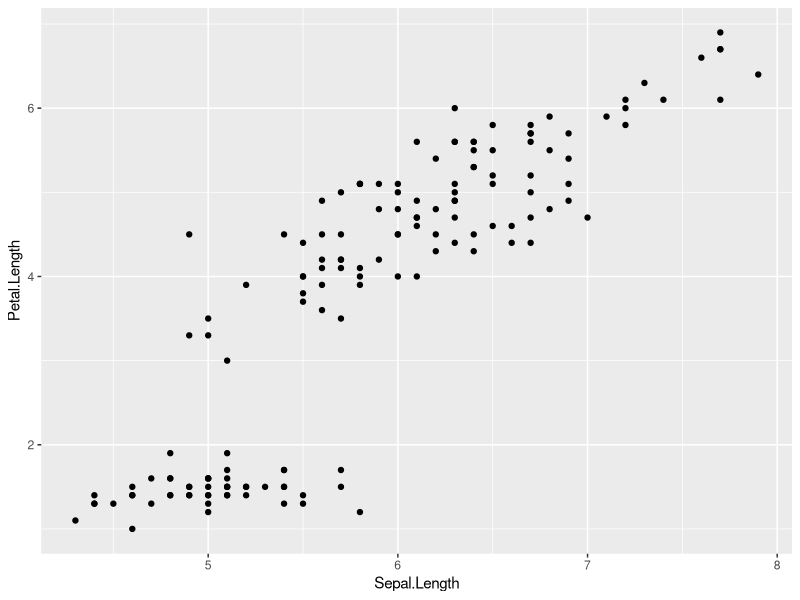
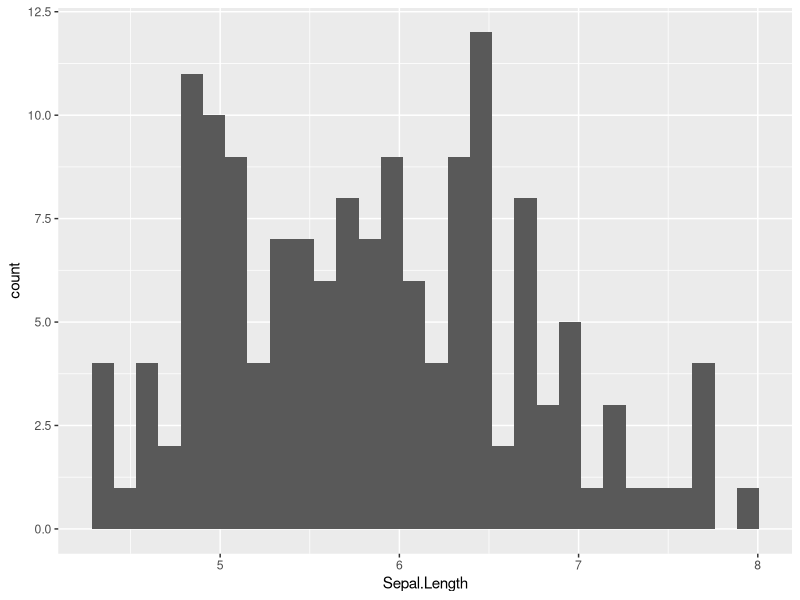
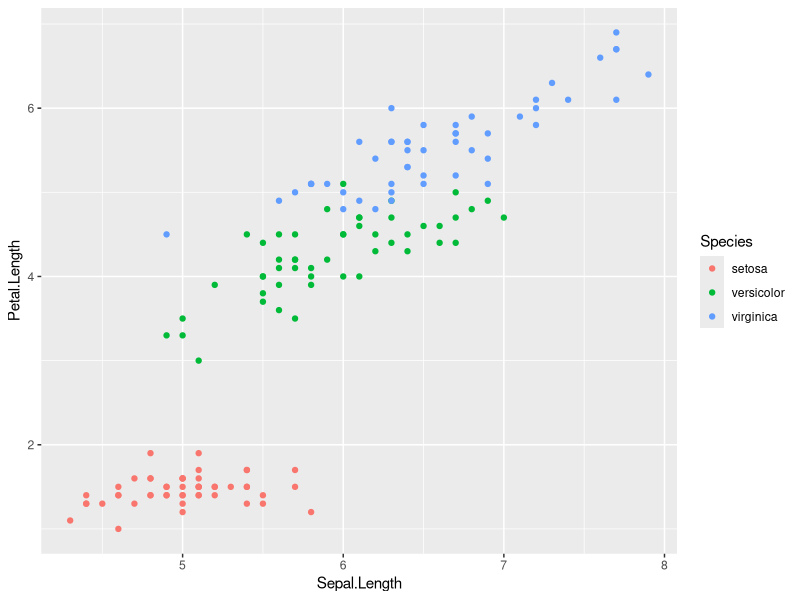
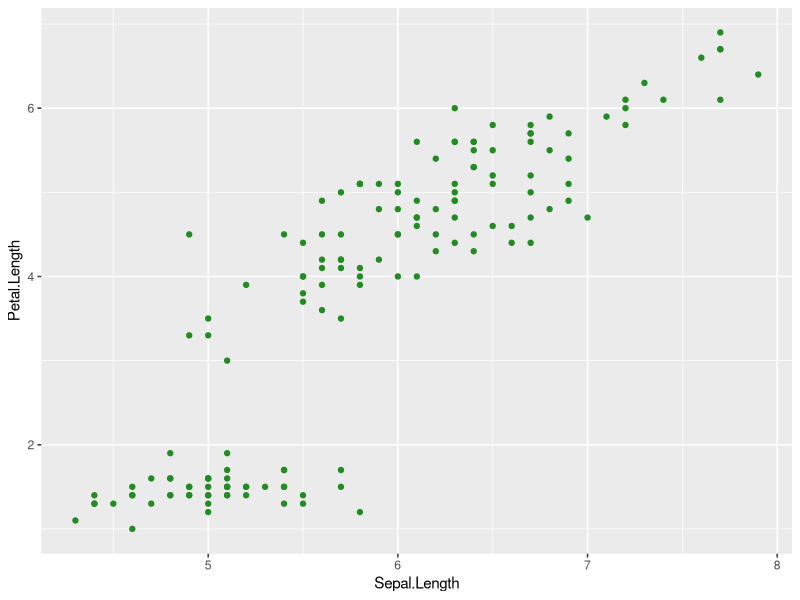
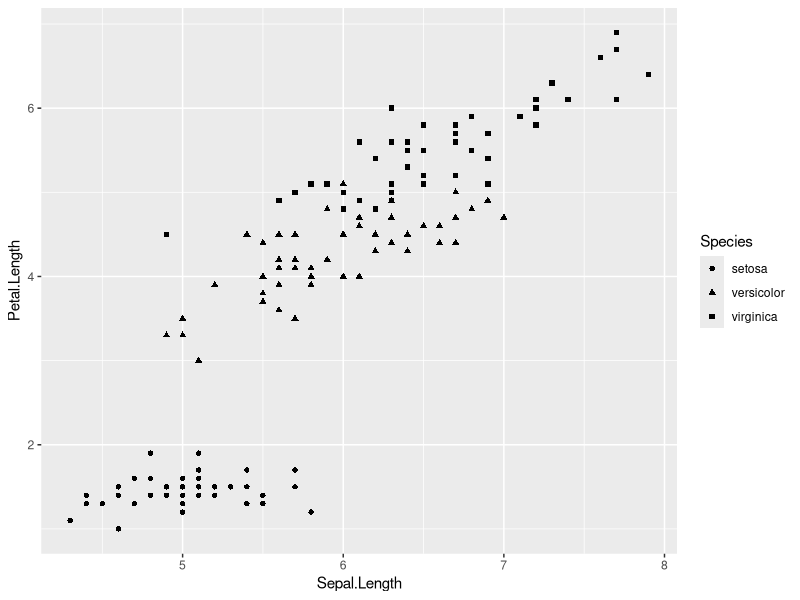
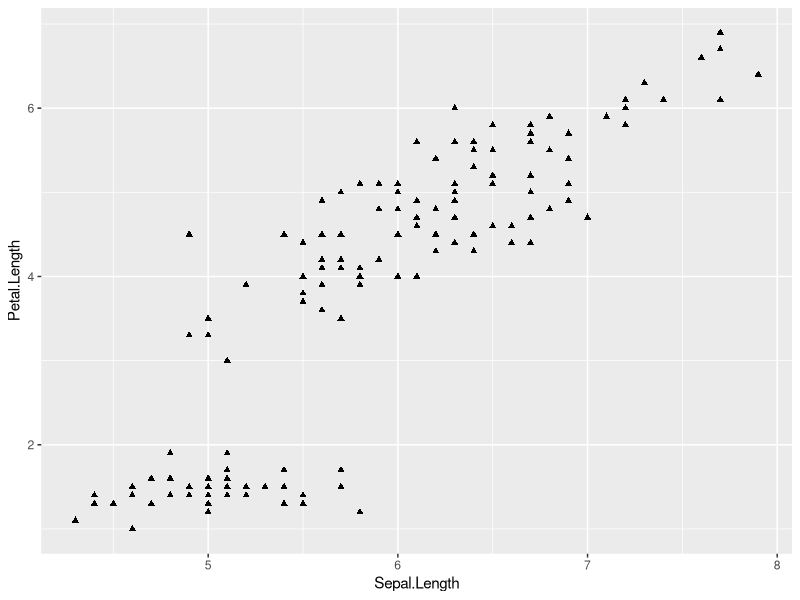
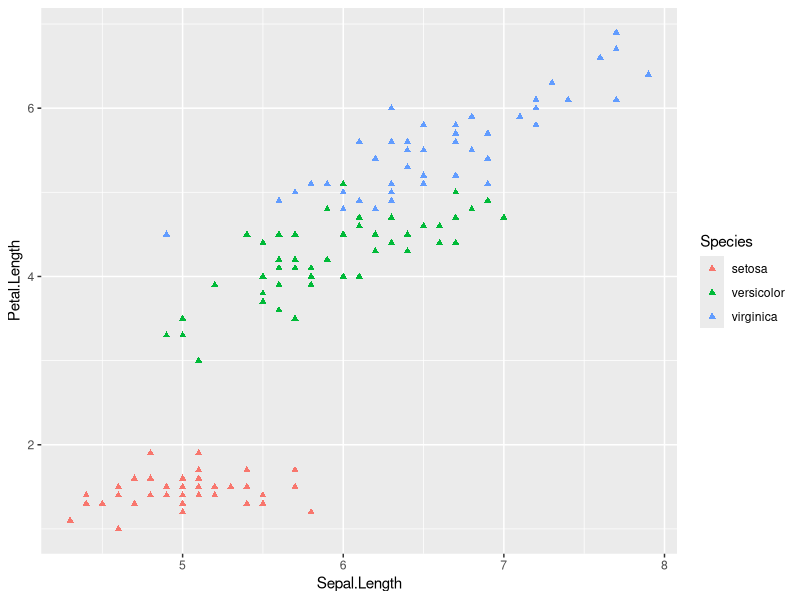
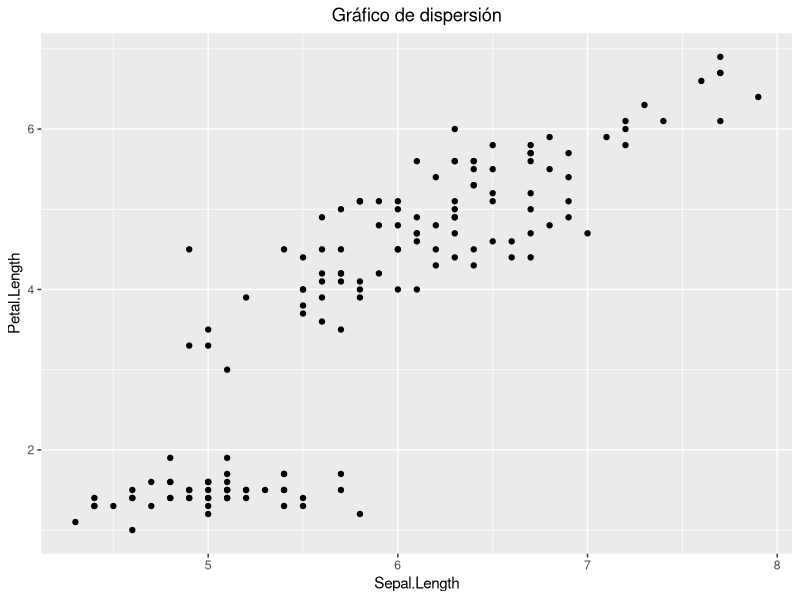

Here is the R script that generated these plots, in order:
## ---- chunk 1
knitr::opts_chunk$set(echo = TRUE)
## ---- chunk 2
library(ggplot2)
## ---- chunk 3
ggplot(iris, aes(x = Sepal.Length, y = Petal.Length)) +
	geom_point()

## ---- chunk 4
ggplot(iris, aes(x = Sepal.Length)) +
	geom_histogram()
## ---- chunk 5
ggplot(iris, aes(x = Sepal.Length, y = Petal.Length,color =Species))+
	geom_point() 
## ---- chunk 6
ggplot(iris, aes(x = Sepal.Length, y = Petal.Length))+
	geom_point(color = 'forestgreen') 
## ---- chunk 7
ggplot(iris, aes(x = Sepal.Length, y = Petal.Length, shape= Species))+
	geom_point() 
## ---- chunk 8
ggplot(iris, aes(x = Sepal.Length, y = Petal.Length))+
	geom_point(shape = 17)
## ---- chunk 9
ggplot(iris, aes(x = Sepal.Length, y = Petal.Length,color= Species))+
	geom_point(shape = 17)
## ---- chunk 10
ggplot(iris, aes(x = Sepal.Length, y = Petal.Length))+
	geom_point()+
  ggtitle('Gráfico de dispersión')+
  theme(plot.title = element_text(hjust = 0.5)) #centrar título
## ---- chunk 11
ggplot(iris, aes(x = Sepal.Length, y = Petal.Length))+
	geom_point()+
  ggtitle('Gráfico de dispersión')+
  theme(plot.title = element_text(hjust = 0.5))+
  xlab('Longitud de Sépalo')+
  ylab('Longitud de Pétalo')
  
## ---- chunk 12
ggplot(iris, aes(x = Sepal.Length, y = Petal.Length))+
	geom_point()+
  ggtitle('Gráfico de dispersión')+
  theme_bw()+
  theme(plot.title = element_text(hjust = 0.5))+
  xlab('Longitud de Sépalo')+
  ylab('Longitud de Pétalo')
  
## ---- chunk 13
ggplot(iris, aes(x = Sepal.Length, y = Petal.Length, color=Species))+
	geom_point(shape=17)+
  ggtitle('Gráfico de dispersión')+
  theme_bw() +
  theme(plot.title = element_text(hjust = 0.5))+
  xlab('Longitud de Sépalo')+
  ylab('Longitud de Pétalo')
  
